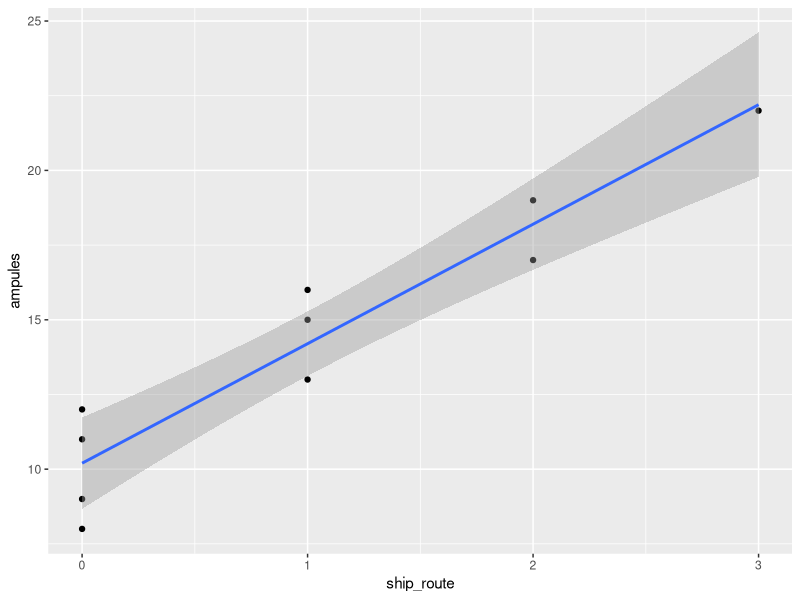

R code for this plot:
## ---- chunk 1
knitr::opts_chunk$set(echo = TRUE)
library(ggplot2)
## ---- chunk 2
# create dataframe
freight_data_df <- data.frame(ship_route = c(1,0,2,0,3,1,0,1,2,0)
                              , ampules = c(16,9,17,12,22,13,8,15,19,11))

lmfit <- lm(ampules~ship_route, freight_data_df)
# plot scatterplot and estimated regression line
ggplot(freight_data_df, aes(x=ship_route, y=ampules)) + 
  geom_point()+
  geom_smooth(method=lm)
## ---- chunk 3
# print summary to get coeffienient estimates
summary(lmfit)

# plug in values for beta_hats
b_0 <- 10.2
b_1 <- 4

# estimate value at x=1
x1 <- b_0 + b_1*1

# print results
print(paste0("Point estimate for X=1: ", x1))
## ---- chunk 4
# get point estimate for x2
x2 <- b_0 + b_1*2

# get increase
delta <- x2 - x1

print(paste0("Increase from X=1 to X=2: ", delta))
## ---- chunk 5
# find x_bar
x_bar <- mean(freight_data_df$ship_route)

print(paste0("x_bar: ", x_bar))

# find y_bar
y_bar <- mean(freight_data_df$ampules)

print(paste0("y_bar: ", y_bar))
## ---- chunk 6
# 95% confidence interval for beta_1
confint(lmfit, "ship_route", level=0.95)
## ---- chunk 7
# print summary which includes a 2-sided t-test
model_sum <- summary(lmfit)
model_sum
## ---- chunk 8
# one sided t-test, gets p-values for coefficients
pt(coef(model_sum)[, 3], lmfit$df, lower = FALSE)

# https://stats.stackexchange.com/questions/325354/if-and-how-to-use-one-tailed-testing-in-multiple-regression

## ---- chunk 9
# 95% confidence interval for beta_0
confint(lmfit, "(Intercept)", level=0.95)
## ---- chunk 10

## ---- chunk 11
# get data ready for x=2
new_data1 <- data.frame(ship_route=2)

# 99% condifence interval for data
predict(lmfit, new_data1, interval = "confidence", level = 0.99)

# settoing x = 4
new_data2 <- data.frame(ship_route=4)

# 99% c.i. for x = 2
predict(lmfit, new_data2, interval = "confidence", level = 0.99)
## ---- chunk 12
# set data for preditcion
predict_data <- data.frame(ship_route=2)

# make prediction
predict(lmfit, predict_data, interval = "predict", level = 0.99)
## ---- chunk 13
# set data for preditcion
predict_data <- data.frame(ship_route=2)

# make prediction
3*predict(lmfit, predict_data, interval = "predict", level = 0.99)
